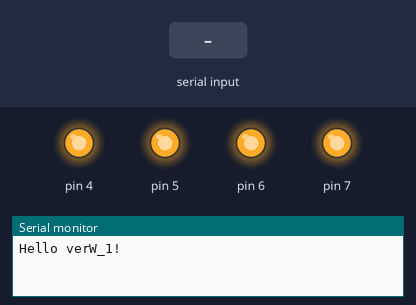
Bench run of a sketch on a simulated Arduino Uno, built with avr-gcc and run on an emulated ATmega328P. On the bench: output pins drawn as LEDs (lit = HIGH), the last lines printed to the serial monitor. Inputs (shaded band) come from the test bench.

Above: at 1.2 s.
1.3 s: "r" received over the second serial link
At 2.0 s:
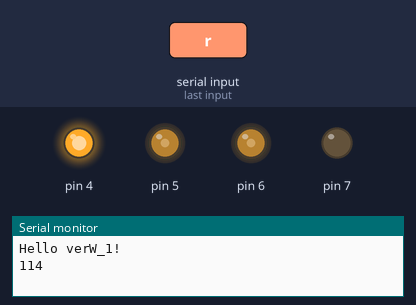
2.8 s: "l" received over the second serial link
At 3.2 s:
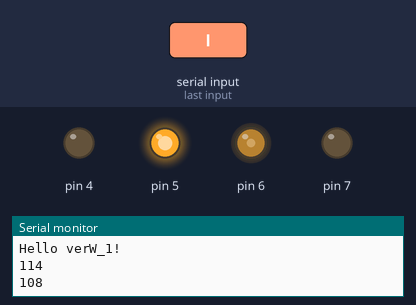
4.3 s: "u" received over the second serial link
At 5.5 s:
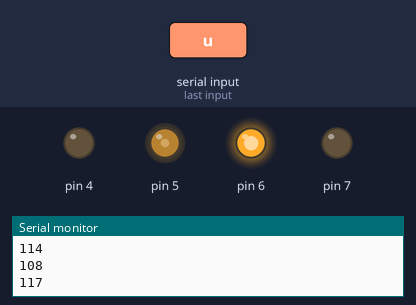
5.8 s: "d" received over the second serial link
At 6.6 s:
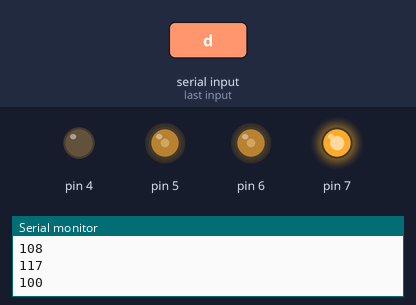
7.3 s: "1" received over the second serial link
At 7.8 s:
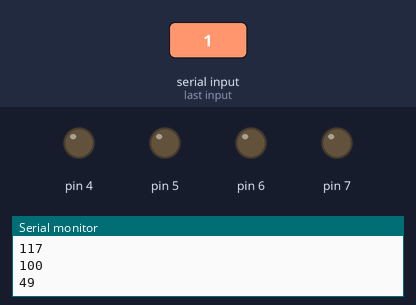
Timing chart, 0 to 9.8 s (numbered marks = the images above; inputs shaded):
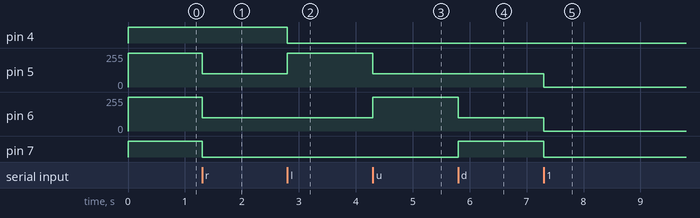

Measured:
- after the input at 1.3 s, pin 5, pin 6: 255/255 → 100/255 at once; pin 7: HIGH → LOW at once
- after the input at 2.8 s, pin 4: HIGH → LOW at once; pin 5: 100/255 → 255/255 at once
- after the input at 4.3 s, pin 5: 255/255 → 100/255 at once; pin 6: 100/255 → 255/255 at once
- after the input at 5.8 s, pin 6: 255/255 → 100/255 at once; pin 7: LOW → HIGH at once
- after the input at 7.3 s, pin 5, pin 6: 100/255 → 0/255 at once; pin 7: HIGH → LOW at once

The sketch:

coinmotor_strength_contorl.ino
```cpp
#include <SoftwareSerial.h>

SoftwareSerial BTSerial(2, 3); // (TX,RX)
void fb_right(){
  analogWrite(4, 255);
  analogWrite(5, 100);
  analogWrite(6, 100);
  analogWrite(7, 100);
}

void fb_left(){
  analogWrite(4, 100);
  analogWrite(5, 255);
  analogWrite(6, 100);
  analogWrite(7, 100);
}

void fb_up(){
  analogWrite(4, 100);
  analogWrite(5, 100);
  analogWrite(6, 255);
  analogWrite(7, 100);
}

void fb_down(){
  analogWrite(4, 100);
  analogWrite(5, 100);
  analogWrite(6, 100);
  analogWrite(7, 255);
}

void off_all(){
  analogWrite(4, 0);
  analogWrite(5, 0);
  analogWrite(6, 0);
  analogWrite(7, 0);
  }

void setup() {
  Serial.begin(9600);
  Serial.println("Hello verW_1!");
  BTSerial.begin(9600);//시리얼 통신을 사용하며 통신 속도는 9600으로 설정합니다.
  pinMode(4, OUTPUT);
  pinMode(5, OUTPUT);
  pinMode(6, OUTPUT);
  pinMode(7, OUTPUT);
  analogWrite(4, 255);
  analogWrite(5, 255);
  analogWrite(6, 255);
  analogWrite(7, 255);
}
byte data ;
void loop() {
  if (BTSerial.available()) {                   //수신받은 데이터가 있다면.
    data = BTSerial.read();
    Serial.println(data);
    switch (data) {//switch (case) 함수를 사용하여 수신 받은 내용에 따라 led를 제어합니다.
      case 'r': fb_right(); break;        //0일경우(0의                                                         데이터를 받을 경우)4번핀에 연결한  led를 끕니다.
      //case 1: digitalWrite(4, HIGH); break;        //1일 경우 4번핀에 연결한 led를 켭니다.
      case 'l': fb_left(); break;        //2 일 경우 5번핀에 연결한 led를 끕니다.
      //case 3: digitalWrite(5, HIGH); break;       //3일 경우 5번핀에 연결한 led를 켭니다.
      case 'u': fb_up(); break;        //4일 경우 6번핀에 연결한 led를 끕니다.
      //case 5: digitalWrite(6, HIGH); break;       //5일 경우 6번핀에 연결한 led를 켭니다.
      case 'd': fb_down(); break;        //6일 경우 7번핀에 연결한 led를 끕니다.
      //case 7: digitalWrite(7, HIGH); break;       //7일 경우 7번핀에 연결한 led를 켭니다.
      default : off_all();
    }
  }
}
```
